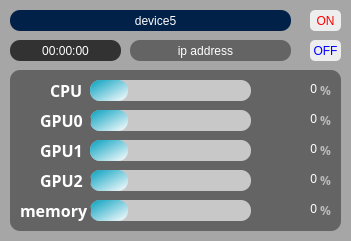
   <widget class="QFrame" name="frame_9">
    <property name="geometry">
     <rect>
      <x>410</x>
      <y>280</y>
      <width>351</width>
      <height>241</height>
     </rect>
    </property>
    <property name="layoutDirection">
     <enum>Qt::LayoutDirection::LeftToRight</enum>
    </property>
    <property name="styleSheet">
     <string notr="true">background-color:rgb(166, 166, 166);
border-style:solid;
border-radius: 5px;</string>
    </property>
    <property name="frameShape">
     <enum>QFrame::Shape::StyledPanel</enum>
    </property>
    <property name="frameShadow">
     <enum>QFrame::Shadow::Raised</enum>
    </property>
    <widget class="QFrame" name="frame_22">
     <property name="geometry">
      <rect>
       <x>10</x>
       <y>70</y>
       <width>331</width>
       <height>161</height>
      </rect>
     </property>
     <property name="styleSheet">
      <string notr="true">background-color:rgb(100, 100, 100);
border-style:solid;
border-radius: 10px;</string>
     </property>
     <property name="frameShape">
      <enum>QFrame::Shape::StyledPanel</enum>
     </property>
     <property name="frameShadow">
      <enum>QFrame::Shadow::Raised</enum>
     </property>
     <widget class="QLabel" name="cpu_name_53">
      <property name="geometry">
       <rect>
        <x>40</x>
        <y>10</y>
        <width>41</width>
        <height>21</height>
       </rect>
      </property>
      <property name="font">
       <font>
        <family>맑은 고딕</family>
        <pointsize>12</pointsize>
        <italic>false</italic>
        <bold>true</bold>
       </font>
      </property>
      <property name="styleSheet">
       <string notr="true">font: 700 12pt &quot;맑은 고딕&quot;;
color: rgb(255, 255, 255)</string>
      </property>
      <property name="text">
       <string>CPU</string>
      </property>
     </widget>
     <widget class="QLabel" name="cpu_usage_5">
      <property name="geometry">
       <rect>
        <x>256</x>
        <y>0</y>
        <width>51</width>
        <height>38</height>
       </rect>
      </property>
      <property name="layoutDirection">
       <enum>Qt::LayoutDirection::RightToLeft</enum>
      </property>
      <property name="styleSheet">
       <string notr="true">font: 700 18pt &quot;맑은 고딕&quot;;
color: rgb(255, 255, 255);</string>
      </property>
      <property name="text">
       <string>0</string>
      </property>
      <property name="alignment">
       <set>Qt::AlignmentFlag::AlignRight|Qt::AlignmentFlag::AlignTrailing|Qt::AlignmentFlag::AlignVCenter</set>
      </property>
     </widget>
     <widget class="QProgressBar" name="cpu_progressBar_5">
      <property name="geometry">
       <rect>
        <x>80</x>
        <y>10</y>
        <width>161</width>
        <height>21</height>
       </rect>
      </property>
      <property name="styleSheet">
       <string notr="true">QProgressBar{
	background-color : rgb(200, 200, 200);
	border-style:solid;
	border-radius: 10px;
	text-align: center;
}

QProgressBar::chunk{
	border-radius:10px;	
	
	background-color: qlineargradient(spread:pad, x1:0, y1:0, x2:1, y2:1, stop:0 rgba(6, 160, 191, 255), stop:1 rgba(255, 255, 255, 255));
		
}</string>
      </property>
      <property name="value">
       <number>24</number>
      </property>
      <property name="textVisible">
       <bool>false</bool>
      </property>
     </widget>
     <widget class="QLabel" name="cpu_name_54">
      <property name="geometry">
       <rect>
        <x>310</x>
        <y>10</y>
        <width>21</width>
        <height>21</height>
       </rect>
      </property>
      <property name="font">
       <font>
        <family>맑은 고딕</family>
        <pointsize>9</pointsize>
        <italic>false</italic>
        <bold>true</bold>
       </font>
      </property>
      <property name="styleSheet">
       <string notr="true">font: 700 9pt &quot;맑은 고딕&quot;;
color: rgb(186, 186, 186);</string>
      </property>
      <property name="text">
       <string>%</string>
      </property>
     </widget>
     <widget class="QProgressBar" name="gpu0_progressBar_5">
      <property name="geometry">
       <rect>
        <x>80</x>
        <y>40</y>
        <width>161</width>
        <height>21</height>
       </rect>
      </property>
      <property name="styleSheet">
       <string notr="true">QProgressBar{
	background-color : rgb(200, 200, 200);
	border-style:solid;
	border-radius: 10px;
	text-align: center;
}

QProgressBar::chunk{
	border-radius:10px;	
	
	background-color: qlineargradient(spread:pad, x1:0, y1:0, x2:1, y2:1, stop:0 rgba(6, 160, 191, 255), stop:1 rgba(255, 255, 255, 255));
		
}</string>
      </property>
      <property name="value">
       <number>24</number>
      </property>
      <property name="textVisible">
       <bool>false</bool>
      </property>
     </widget>
     <widget class="QLabel" name="gpu0_usage_5">
      <property name="geometry">
       <rect>
        <x>256</x>
        <y>30</y>
        <width>51</width>
        <height>38</height>
       </rect>
      </property>
      <property name="layoutDirection">
       <enum>Qt::LayoutDirection::RightToLeft</enum>
      </property>
      <property name="styleSheet">
       <string notr="true">font: 700 18pt &quot;맑은 고딕&quot;;
color: rgb(255, 255, 255);</string>
      </property>
      <property name="text">
       <string>0</string>
      </property>
      <property name="alignment">
       <set>Qt::AlignmentFlag::AlignRight|Qt::AlignmentFlag::AlignTrailing|Qt::AlignmentFlag::AlignVCenter</set>
      </property>
     </widget>
     <widget class="QLabel" name="cpu_name_55">
      <property name="geometry">
       <rect>
        <x>310</x>
        <y>40</y>
        <width>21</width>
        <height>21</height>
       </rect>
      </property>
      <property name="font">
       <font>
        <family>맑은 고딕</family>
        <pointsize>9</pointsize>
        <italic>false</italic>
        <bold>true</bold>
       </font>
      </property>
      <property name="styleSheet">
       <string notr="true">font: 700 9pt &quot;맑은 고딕&quot;;
color: rgb(186, 186, 186);</string>
      </property>
      <property name="text">
       <string>%</string>
      </property>
     </widget>
     <widget class="QLabel" name="cpu_name_56">
      <property name="geometry">
       <rect>
        <x>30</x>
        <y>40</y>
        <width>51</width>
        <height>21</height>
       </rect>
      </property>
      <property name="font">
       <font>
        <family>맑은 고딕</family>
        <pointsize>12</pointsize>
        <italic>false</italic>
        <bold>true</bold>
       </font>
      </property>
      <property name="styleSheet">
       <string notr="true">font: 700 12pt &quot;맑은 고딕&quot;;
color: rgb(255, 255, 255)</string>
      </property>
      <property name="text">
       <string>GPU0</string>
      </property>
     </widget>
     <widget class="QProgressBar" name="gpu1_progressBar_5">
      <property name="geometry">
       <rect>
        <x>80</x>
        <y>70</y>
        <width>161</width>
        <height>21</height>
       </rect>
      </property>
      <property name="styleSheet">
       <string notr="true">QProgressBar{
	background-color : rgb(200, 200, 200);
	border-style:solid;
	border-radius: 10px;
	text-align: center;
}

QProgressBar::chunk{
	border-radius:10px;	
	
	background-color: qlineargradient(spread:pad, x1:0, y1:0, x2:1, y2:1, stop:0 rgba(6, 160, 191, 255), stop:1 rgba(255, 255, 255, 255));
		
}</string>
      </property>
      <property name="value">
       <number>24</number>
      </property>
      <property name="textVisible">
       <bool>false</bool>
      </property>
     </widget>
     <widget class="QLabel" name="gpu1_usage_5">
      <property name="geometry">
       <rect>
        <x>256</x>
        <y>60</y>
        <width>51</width>
        <height>38</height>
       </rect>
      </property>
      <property name="layoutDirection">
       <enum>Qt::LayoutDirection::RightToLeft</enum>
      </property>
      <property name="styleSheet">
       <string notr="true">font: 700 18pt &quot;맑은 고딕&quot;;
color: rgb(255, 255, 255);</string>
      </property>
      <property name="text">
       <string>0</string>
      </property>
      <property name="alignment">
       <set>Qt::AlignmentFlag::AlignRight|Qt::AlignmentFlag::AlignTrailing|Qt::AlignmentFlag::AlignVCenter</set>
      </property>
     </widget>
     <widget class="QLabel" name="cpu_name_57">
      <property name="geometry">
       <rect>
        <x>310</x>
        <y>70</y>
        <width>21</width>
        <height>21</height>
       </rect>
      </property>
      <property name="font">
       <font>
        <family>맑은 고딕</family>
        <pointsize>9</pointsize>
        <italic>false</italic>
        <bold>true</bold>
       </font>
      </property>
      <property name="styleSheet">
       <string notr="true">font: 700 9pt &quot;맑은 고딕&quot;;
color: rgb(186, 186, 186);</string>
      </property>
      <property name="text">
       <string>%</string>
      </property>
     </widget>
     <widget class="QLabel" name="cpu_name_58">
      <property name="geometry">
       <rect>
        <x>30</x>
        <y>70</y>
        <width>41</width>
        <height>21</height>
       </rect>
      </property>
      <property name="font">
       <font>
        <family>맑은 고딕</family>
        <pointsize>12</pointsize>
        <italic>false</italic>
        <bold>true</bold>
       </font>
      </property>
      <property name="styleSheet">
       <string notr="true">font: 700 12pt &quot;맑은 고딕&quot;;
color: rgb(255, 255, 255)</string>
      </property>
      <property name="text">
       <string>GPU1</string>
      </property>
     </widget>
     <widget class="QProgressBar" name="gpu2_progressBar_5">
      <property name="geometry">
       <rect>
        <x>80</x>
        <y>100</y>
        <width>161</width>
        <height>21</height>
       </rect>
      </property>
      <property name="styleSheet">
       <string notr="true">QProgressBar{
	background-color : rgb(200, 200, 200);
	border-style:solid;
	border-radius: 10px;
	text-align: center;
}

QProgressBar::chunk{
	border-radius:10px;	
	
	background-color: qlineargradient(spread:pad, x1:0, y1:0, x2:1, y2:1, stop:0 rgba(6, 160, 191, 255), stop:1 rgba(255, 255, 255, 255));
		
}</string>
      </property>
      <property name="value">
       <number>24</number>
      </property>
      <property name="textVisible">
       <bool>false</bool>
      </property>
     </widget>
     <widget class="QLabel" name="gpu2_usage_5">
      <property name="geometry">
       <rect>
        <x>256</x>
        <y>90</y>
        <width>51</width>
        <height>38</height>
       </rect>
      </property>
      <property name="layoutDirection">
       <enum>Qt::LayoutDirection::RightToLeft</enum>
      </property>
      <property name="styleSheet">
       <string notr="true">font: 700 18pt &quot;맑은 고딕&quot;;
color: rgb(255, 255, 255);</string>
      </property>
      <property name="text">
       <string>0</string>
      </property>
      <property name="alignment">
       <set>Qt::AlignmentFlag::AlignRight|Qt::AlignmentFlag::AlignTrailing|Qt::AlignmentFlag::AlignVCenter</set>
      </property>
     </widget>
     <widget class="QLabel" name="cpu_name_59">
      <property name="geometry">
       <rect>
        <x>310</x>
        <y>100</y>
        <width>21</width>
        <height>21</height>
       </rect>
      </property>
      <property name="font">
       <font>
        <family>맑은 고딕</family>
        <pointsize>9</pointsize>
        <italic>false</italic>
        <bold>true</bold>
       </font>
      </property>
      <property name="styleSheet">
       <string notr="true">font: 700 9pt &quot;맑은 고딕&quot;;
color: rgb(186, 186, 186);</string>
      </property>
      <property name="text">
       <string>%</string>
      </property>
     </widget>
     <widget class="QLabel" name="cpu_name_60">
      <property name="geometry">
       <rect>
        <x>30</x>
        <y>100</y>
        <width>51</width>
        <height>21</height>
       </rect>
      </property>
      <property name="font">
       <font>
        <family>맑은 고딕</family>
        <pointsize>12</pointsize>
        <italic>false</italic>
        <bold>true</bold>
       </font>
      </property>
      <property name="styleSheet">
       <string notr="true">font: 700 12pt &quot;맑은 고딕&quot;;
color: rgb(255, 255, 255)</string>
      </property>
      <property name="text">
       <string>GPU2</string>
      </property>
     </widget>
     <widget class="QProgressBar" name="memory_progressBar_5">
      <property name="geometry">
       <rect>
        <x>80</x>
        <y>130</y>
        <width>161</width>
        <height>21</height>
       </rect>
      </property>
      <property name="styleSheet">
       <string notr="true">QProgressBar{
	background-color : rgb(200, 200, 200);
	border-style:solid;
	border-radius: 10px;
	text-align: center;
}

QProgressBar::chunk{
	border-radius:10px;	
	
	background-color: qlineargradient(spread:pad, x1:0, y1:0, x2:1, y2:1, stop:0 rgba(6, 160, 191, 255), stop:1 rgba(255, 255, 255, 255));
		
}</string>
      </property>
      <property name="value">
       <number>24</number>
      </property>
      <property name="textVisible">
       <bool>false</bool>
      </property>
     </widget>
     <widget class="QLabel" name="memory_usage_5">
      <property name="geometry">
       <rect>
        <x>256</x>
        <y>120</y>
        <width>51</width>
        <height>38</height>
       </rect>
      </property>
      <property name="layoutDirection">
       <enum>Qt::LayoutDirection::RightToLeft</enum>
      </property>
      <property name="styleSheet">
       <string notr="true">font: 700 18pt &quot;맑은 고딕&quot;;
color: rgb(255, 255, 255);</string>
      </property>
      <property name="text">
       <string>0</string>
      </property>
      <property name="alignment">
       <set>Qt::AlignmentFlag::AlignRight|Qt::AlignmentFlag::AlignTrailing|Qt::AlignmentFlag::AlignVCenter</set>
      </property>
     </widget>
     <widget class="QLabel" name="cpu_name_61">
      <property name="geometry">
       <rect>
        <x>310</x>
        <y>130</y>
        <width>21</width>
        <height>21</height>
       </rect>
      </property>
      <property name="font">
       <font>
        <family>맑은 고딕</family>
        <pointsize>9</pointsize>
        <italic>false</italic>
        <bold>true</bold>
       </font>
      </property>
      <property name="styleSheet">
       <string notr="true">font: 700 9pt &quot;맑은 고딕&quot;;
color: rgb(186, 186, 186);</string>
      </property>
      <property name="text">
       <string>%</string>
      </property>
     </widget>
     <widget class="QLabel" name="cpu_name_62">
      <property name="geometry">
       <rect>
        <x>10</x>
        <y>130</y>
        <width>71</width>
        <height>21</height>
       </rect>
      </property>
      <property name="font">
       <font>
        <family>맑은 고딕</family>
        <pointsize>12</pointsize>
        <italic>false</italic>
        <bold>true</bold>
       </font>
      </property>
      <property name="styleSheet">
       <string notr="true">font: 700 12pt &quot;맑은 고딕&quot;;
color: rgb(255, 255, 255)</string>
      </property>
      <property name="text">
       <string>memory</string>
      </property>
     </widget>
    </widget>
    <widget class="QFrame" name="frame_23">
     <property name="geometry">
      <rect>
       <x>10</x>
       <y>10</y>
       <width>281</width>
       <height>21</height>
      </rect>
     </property>
     <property name="styleSheet">
      <string notr="true">background-color: rgb(1, 33, 72);
border-style:solid;
border-radius: 10px;</string>
     </property>
     <property name="frameShape">
      <enum>QFrame::Shape::StyledPanel</enum>
     </property>
     <property name="frameShadow">
      <enum>QFrame::Shadow::Raised</enum>
     </property>
     <widget class="QLabel" name="gpu0_usage_21">
      <property name="geometry">
       <rect>
        <x>210</x>
        <y>80</y>
        <width>91</width>
        <height>31</height>
       </rect>
      </property>
      <property name="styleSheet">
       <string notr="true">font: 700 14pt &quot;맑은 고딕&quot;;</string>
      </property>
      <property name="text">
       <string>0%</string>
      </property>
     </widget>
     <widget class="QLabel" name="label_69">
      <property name="geometry">
       <rect>
        <x>170</x>
        <y>80</y>
        <width>81</width>
        <height>31</height>
       </rect>
      </property>
      <property name="styleSheet">
       <string notr="true">font: 700 14pt &quot;맑은 고딕&quot;;</string>
      </property>
      <property name="text">
       <string>0%</string>
      </property>
     </widget>
     <widget class="QLabel" name="label_70">
      <property name="geometry">
       <rect>
        <x>170</x>
        <y>110</y>
        <width>91</width>
        <height>31</height>
       </rect>
      </property>
      <property name="styleSheet">
       <string notr="true">font: 700 14pt &quot;맑은 고딕&quot;;</string>
      </property>
      <property name="text">
       <string>0%</string>
      </property>
     </widget>
     <widget class="QLabel" name="label_71">
      <property name="geometry">
       <rect>
        <x>30</x>
        <y>140</y>
        <width>131</width>
        <height>31</height>
       </rect>
      </property>
      <property name="styleSheet">
       <string notr="true">font: 700 14pt &quot;맑은 고딕&quot;;</string>
      </property>
      <property name="text">
       <string>MEMORY:</string>
      </property>
     </widget>
     <widget class="QLabel" name="memory_usage_21">
      <property name="geometry">
       <rect>
        <x>170</x>
        <y>140</y>
        <width>91</width>
        <height>31</height>
       </rect>
      </property>
      <property name="styleSheet">
       <string notr="true">font: 700 14pt &quot;맑은 고딕&quot;;</string>
      </property>
      <property name="text">
       <string>0%</string>
      </property>
     </widget>
     <widget class="QLabel" name="cpu_name_63">
      <property name="geometry">
       <rect>
        <x>280</x>
        <y>30</y>
        <width>21</width>
        <height>21</height>
       </rect>
      </property>
      <property name="font">
       <font>
        <family>맑은 고딕</family>
        <pointsize>12</pointsize>
        <italic>false</italic>
        <bold>true</bold>
       </font>
      </property>
      <property name="styleSheet">
       <string notr="true">font: 700 12pt &quot;맑은 고딕&quot;;
color: rgb(186, 186, 186);</string>
      </property>
      <property name="text">
       <string>%</string>
      </property>
     </widget>
     <widget class="QLabel" name="cpu_usage_24">
      <property name="geometry">
       <rect>
        <x>210</x>
        <y>20</y>
        <width>61</width>
        <height>51</height>
       </rect>
      </property>
      <property name="layoutDirection">
       <enum>Qt::LayoutDirection::RightToLeft</enum>
      </property>
      <property name="styleSheet">
       <string notr="true">font: 700 40pt &quot;맑은 고딕&quot;;
color: rgb(255, 255, 255);</string>
      </property>
      <property name="text">
       <string>0</string>
      </property>
      <property name="alignment">
       <set>Qt::AlignmentFlag::AlignRight|Qt::AlignmentFlag::AlignTrailing|Qt::AlignmentFlag::AlignVCenter</set>
      </property>
     </widget>
     <widget class="QLabel" name="cpu_usage_25">
      <property name="geometry">
       <rect>
        <x>100</x>
        <y>0</y>
        <width>91</width>
        <height>21</height>
       </rect>
      </property>
      <property name="layoutDirection">
       <enum>Qt::LayoutDirection::RightToLeft</enum>
      </property>
      <property name="styleSheet">
       <string notr="true">font: 700 11pt &quot;맑은 고딕&quot;;
color: rgb(255, 255, 255);</string>
      </property>
      <property name="text">
       <string>device5</string>
      </property>
      <property name="alignment">
       <set>Qt::AlignmentFlag::AlignCenter</set>
      </property>
     </widget>
    </widget>
    <widget class="QFrame" name="frame_24">
     <property name="geometry">
      <rect>
       <x>10</x>
       <y>40</y>
       <width>111</width>
       <height>21</height>
      </rect>
     </property>
     <property name="styleSheet">
      <string notr="true">background-color:rgb(50, 50, 50);
border-style:solid;
border-radius: 10px;</string>
     </property>
     <property name="frameShape">
      <enum>QFrame::Shape::StyledPanel</enum>
     </property>
     <property name="frameShadow">
      <enum>QFrame::Shadow::Raised</enum>
     </property>
     <widget class="QLabel" name="gpu0_usage_22">
      <property name="geometry">
       <rect>
        <x>210</x>
        <y>80</y>
        <width>91</width>
        <height>31</height>
       </rect>
      </property>
      <property name="styleSheet">
       <string notr="true">font: 700 14pt &quot;맑은 고딕&quot;;</string>
      </property>
      <property name="text">
       <string>0%</string>
      </property>
     </widget>
     <widget class="QLabel" name="label_72">
      <property name="geometry">
       <rect>
        <x>170</x>
        <y>80</y>
        <width>81</width>
        <height>31</height>
       </rect>
      </property>
      <property name="styleSheet">
       <string notr="true">font: 700 14pt &quot;맑은 고딕&quot;;</string>
      </property>
      <property name="text">
       <string>0%</string>
      </property>
     </widget>
     <widget class="QLabel" name="label_73">
      <property name="geometry">
       <rect>
        <x>170</x>
        <y>110</y>
        <width>91</width>
        <height>31</height>
       </rect>
      </property>
      <property name="styleSheet">
       <string notr="true">font: 700 14pt &quot;맑은 고딕&quot;;</string>
      </property>
      <property name="text">
       <string>0%</string>
      </property>
     </widget>
     <widget class="QLabel" name="label_74">
      <property name="geometry">
       <rect>
        <x>30</x>
        <y>140</y>
        <width>131</width>
        <height>31</height>
       </rect>
      </property>
      <property name="styleSheet">
       <string notr="true">font: 700 14pt &quot;맑은 고딕&quot;;</string>
      </property>
      <property name="text">
       <string>MEMORY:</string>
      </property>
     </widget>
     <widget class="QLabel" name="memory_usage_22">
      <property name="geometry">
       <rect>
        <x>170</x>
        <y>140</y>
        <width>91</width>
        <height>31</height>
       </rect>
      </property>
      <property name="styleSheet">
       <string notr="true">font: 700 14pt &quot;맑은 고딕&quot;;</string>
      </property>
      <property name="text">
       <string>0%</string>
      </property>
     </widget>
     <widget class="QLabel" name="cpu_name_64">
      <property name="geometry">
       <rect>
        <x>280</x>
        <y>30</y>
        <width>21</width>
        <height>21</height>
       </rect>
      </property>
      <property name="font">
       <font>
        <family>맑은 고딕</family>
        <pointsize>12</pointsize>
        <italic>false</italic>
        <bold>true</bold>
       </font>
      </property>
      <property name="styleSheet">
       <string notr="true">font: 700 12pt &quot;맑은 고딕&quot;;
color: rgb(186, 186, 186);</string>
      </property>
      <property name="text">
       <string>%</string>
      </property>
     </widget>
     <widget class="QLabel" name="cpu_usage_26">
      <property name="geometry">
       <rect>
        <x>210</x>
        <y>20</y>
        <width>61</width>
        <height>51</height>
       </rect>
      </property>
      <property name="layoutDirection">
       <enum>Qt::LayoutDirection::RightToLeft</enum>
      </property>
      <property name="styleSheet">
       <string notr="true">font: 700 40pt &quot;맑은 고딕&quot;;
color: rgb(255, 255, 255);</string>
      </property>
      <property name="text">
       <string>0</string>
      </property>
      <property name="alignment">
       <set>Qt::AlignmentFlag::AlignRight|Qt::AlignmentFlag::AlignTrailing|Qt::AlignmentFlag::AlignVCenter</set>
      </property>
     </widget>
     <widget class="QLabel" name="elapsed_time_5">
      <property name="geometry">
       <rect>
        <x>10</x>
        <y>0</y>
        <width>91</width>
        <height>21</height>
       </rect>
      </property>
      <property name="layoutDirection">
       <enum>Qt::LayoutDirection::RightToLeft</enum>
      </property>
      <property name="styleSheet">
       <string notr="true">font: 700 11pt &quot;맑은 고딕&quot;;
color: rgb(255, 255, 255);</string>
      </property>
      <property name="text">
       <string>00:00:00</string>
      </property>
      <property name="alignment">
       <set>Qt::AlignmentFlag::AlignCenter</set>
      </property>
     </widget>
    </widget>
    <widget class="QFrame" name="frame_25">
     <property name="geometry">
      <rect>
       <x>130</x>
       <y>40</y>
       <width>161</width>
       <height>21</height>
      </rect>
     </property>
     <property name="styleSheet">
      <string notr="true">background-color:rgb(100, 100, 100);
border-style:solid;
border-radius: 10px;</string>
     </property>
     <property name="frameShape">
      <enum>QFrame::Shape::StyledPanel</enum>
     </property>
     <property name="frameShadow">
      <enum>QFrame::Shadow::Raised</enum>
     </property>
     <widget class="QLabel" name="gpu0_usage_23">
      <property name="geometry">
       <rect>
        <x>210</x>
        <y>80</y>
        <width>91</width>
        <height>31</height>
       </rect>
      </property>
      <property name="styleSheet">
       <string notr="true">font: 700 14pt &quot;맑은 고딕&quot;;</string>
      </property>
      <property name="text">
       <string>0%</string>
      </property>
     </widget>
     <widget class="QLabel" name="label_75">
      <property name="geometry">
       <rect>
        <x>170</x>
        <y>80</y>
        <width>81</width>
        <height>31</height>
       </rect>
      </property>
      <property name="styleSheet">
       <string notr="true">font: 700 14pt &quot;맑은 고딕&quot;;</string>
      </property>
      <property name="text">
       <string>0%</string>
      </property>
     </widget>
     <widget class="QLabel" name="label_76">
      <property name="geometry">
       <rect>
        <x>170</x>
        <y>110</y>
        <width>91</width>
        <height>31</height>
       </rect>
      </property>
      <property name="styleSheet">
       <string notr="true">font: 700 14pt &quot;맑은 고딕&quot;;</string>
      </property>
      <property name="text">
       <string>0%</string>
      </property>
     </widget>
     <widget class="QLabel" name="label_77">
      <property name="geometry">
       <rect>
        <x>30</x>
        <y>140</y>
        <width>131</width>
        <height>31</height>
       </rect>
      </property>
      <property name="styleSheet">
       <string notr="true">font: 700 14pt &quot;맑은 고딕&quot;;</string>
      </property>
      <property name="text">
       <string>MEMORY:</string>
      </property>
     </widget>
     <widget class="QLabel" name="memory_usage_23">
      <property name="geometry">
       <rect>
        <x>170</x>
        <y>140</y>
        <width>91</width>
        <height>31</height>
       </rect>
      </property>
      <property name="styleSheet">
       <string notr="true">font: 700 14pt &quot;맑은 고딕&quot;;</string>
      </property>
      <property name="text">
       <string>0%</string>
      </property>
     </widget>
     <widget class="QLabel" name="cpu_name_65">
      <property name="geometry">
       <rect>
        <x>280</x>
        <y>30</y>
        <width>21</width>
        <height>21</height>
       </rect>
      </property>
      <property name="font">
       <font>
        <family>맑은 고딕</family>
        <pointsize>12</pointsize>
        <italic>false</italic>
        <bold>true</bold>
       </font>
      </property>
      <property name="styleSheet">
       <string notr="true">font: 700 12pt &quot;맑은 고딕&quot;;
color: rgb(186, 186, 186);</string>
      </property>
      <property name="text">
       <string>%</string>
      </property>
     </widget>
     <widget class="QLabel" name="cpu_usage_27">
      <property name="geometry">
       <rect>
        <x>210</x>
        <y>20</y>
        <width>61</width>
        <height>51</height>
       </rect>
      </property>
      <property name="layoutDirection">
       <enum>Qt::LayoutDirection::RightToLeft</enum>
      </property>
      <property name="styleSheet">
       <string notr="true">font: 700 40pt &quot;맑은 고딕&quot;;
color: rgb(255, 255, 255);</string>
      </property>
      <property name="text">
       <string>0</string>
      </property>
      <property name="alignment">
       <set>Qt::AlignmentFlag::AlignRight|Qt::AlignmentFlag::AlignTrailing|Qt::AlignmentFlag::AlignVCenter</set>
      </property>
     </widget>
     <widget class="QLabel" name="client_ip_address_5">
      <property name="geometry">
       <rect>
        <x>30</x>
        <y>0</y>
        <width>91</width>
        <height>21</height>
       </rect>
      </property>
      <property name="layoutDirection">
       <enum>Qt::LayoutDirection::RightToLeft</enum>
      </property>
      <property name="styleSheet">
       <string notr="true">font: 700 10pt &quot;맑은 고딕&quot;;
color: rgb(255, 255, 255);</string>
      </property>
      <property name="text">
       <string>ip address</string>
      </property>
      <property name="alignment">
       <set>Qt::AlignmentFlag::AlignCenter</set>
      </property>
     </widget>
    </widget>
    <widget class="QPushButton" name="onButton_9">
     <property name="geometry">
      <rect>
       <x>310</x>
       <y>40</y>
       <width>31</width>
       <height>21</height>
      </rect>
     </property>
     <property name="styleSheet">
      <string notr="true">font: 700 7pt &quot;맑은 고딕&quot;;
background-color:rgb(238, 238, 238);
color:rgb(0, 0, 255)</string>
     </property>
     <property name="text">
      <string>OFF</string>
     </property>
    </widget>
    <widget class="QPushButton" name="onButton_10">
     <property name="geometry">
      <rect>
       <x>310</x>
       <y>10</y>
       <width>31</width>
       <height>21</height>
      </rect>
     </property>
     <property name="styleSheet">
      <string notr="true">font: 700 7pt &quot;맑은 고딕&quot;;
background-color:rgb(238, 238, 238);
color:rgb(255, 0, 0)</string>
     </property>
     <property name="text">
      <string>ON</string>
     </property>
    </widget>
   </widget>
